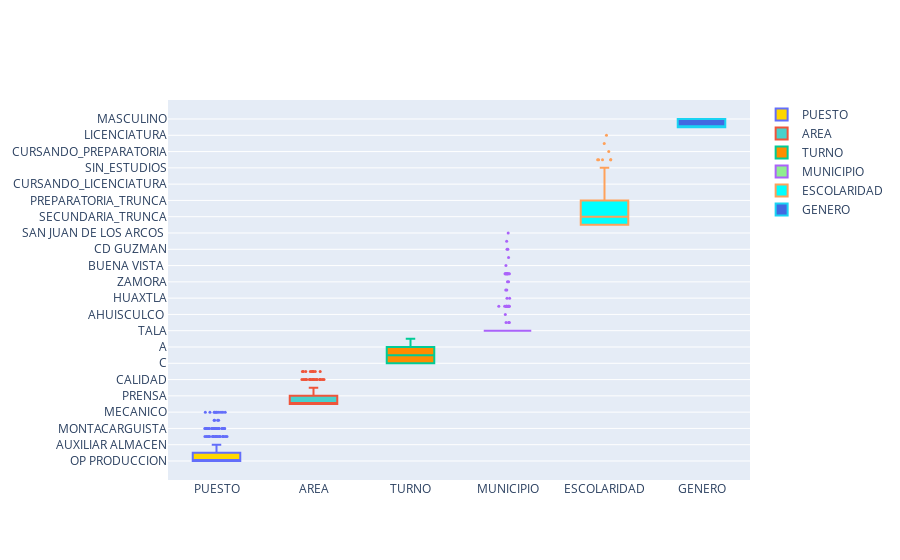

Notebook source saved alongside this figure:
### Markdown cell above
**2.2. Outliers detection**

### Code cell
names = df.columns[1:7]
# make df a list
values=[] 
for column in df.iloc[:,1:7].columns:
    li = df[column].tolist()
    values.append(li)
colors = ['gold', 'mediumturquoise', 'darkorange', 'lightgreen','cyan', 'royalblue']

fig = go.Figure()
for xd, yd, cls in zip(names, values, colors):
        fig.add_trace(go.Box(
            y=yd,
            name=xd,
            boxpoints='outliers',
            jitter=0.5,
            whiskerwidth=0.2,
            fillcolor=cls,
            marker_size=3,
            line_width=2)
        )
fig.show()

### Figure 1 — Plotly figure (JSON) as saved in the notebook; plotly's stock layout.template omitted (floating-point values rounded to 4 significant figures; data arrays with more than 128 entries replaced by an {"elided": "..."} marker saying what was removed)
{"data": [{"boxpoints": "outliers", "fillcolor": "gold", "jitter": 0.5, "line": {"width": 2}, "marker": {"size": 3}, "name": "PUESTO", "type": "box", "whiskerwidth": 0.2, "y": {"elided": "502 str values"}}, {"boxpoints": "outliers", "fillcolor": "mediumturquoise", "jitter": 0.5, "line": {"width": 2}, "marker": {"size": 3}, "name": "AREA", "type": "box", "whiskerwidth": 0.2, "y": {"elided": "502 str values"}}, {"boxpoints": "outliers", "fillcolor": "darkorange", "jitter": 0.5, "line": {"width": 2}, "marker": {"size": 3}, "name": "TURNO", "type": "box", "whiskerwidth": 0.2, "y": {"elided": "502 str values"}}, {"boxpoints": "outliers", "fillcolor": "lightgreen", "jitter": 0.5, "line": {"width": 2}, "marker": {"size": 3}, "name": "MUNICIPIO", "type": "box", "whiskerwidth": 0.2, "y": {"elided": "502 str values"}}, {"boxpoints": "outliers", "fillcolor": "cyan", "jitter": 0.5, "line": {"width": 2}, "marker": {"size": 3}, "name": "ESCOLARIDAD", "type": "box", "whiskerwidth": 0.2, "y": {"elided": "502 str values"}}, {"boxpoints": "outliers", "fillcolor": "royalblue", "jitter": 0.5, "line": {"width": 2}, "marker": {"size": 3}, "name": "GENERO", "type": "box", "whiskerwidth": 0.2, "y": {"elided": "502 str values"}}], "layout": {}}
